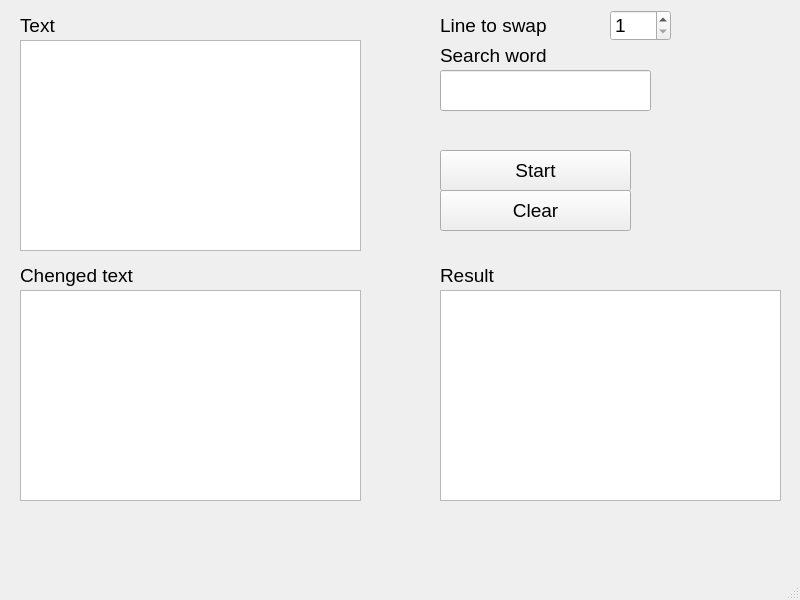
<?xml version="1.0" encoding="UTF-8"?>
<ui version="4.0">
 <class>MainWindow</class>
 <widget class="QMainWindow" name="MainWindow">
  <property name="geometry">
   <rect>
    <x>0</x>
    <y>0</y>
    <width>800</width>
    <height>600</height>
   </rect>
  </property>
  <property name="font">
   <font>
    <pointsize>14</pointsize>
   </font>
  </property>
  <property name="windowTitle">
   <string>MainWindow</string>
  </property>
  <widget class="QWidget" name="centralwidget">
   <widget class="QLabel" name="label">
    <property name="geometry">
     <rect>
      <x>20</x>
      <y>10</y>
      <width>161</width>
      <height>31</height>
     </rect>
    </property>
    <property name="text">
     <string>Text</string>
    </property>
   </widget>
   <widget class="QTextEdit" name="textEdit_text">
    <property name="geometry">
     <rect>
      <x>20</x>
      <y>40</y>
      <width>341</width>
      <height>211</height>
     </rect>
    </property>
   </widget>
   <widget class="QLineEdit" name="lineEdit_word">
    <property name="geometry">
     <rect>
      <x>440</x>
      <y>70</y>
      <width>211</width>
      <height>41</height>
     </rect>
    </property>
    <property name="readOnly">
     <bool>false</bool>
    </property>
   </widget>
   <widget class="QLabel" name="label_2">
    <property name="geometry">
     <rect>
      <x>440</x>
      <y>40</y>
      <width>161</width>
      <height>31</height>
     </rect>
    </property>
    <property name="text">
     <string>Search word</string>
    </property>
   </widget>
   <widget class="QLabel" name="label_3">
    <property name="geometry">
     <rect>
      <x>20</x>
      <y>260</y>
      <width>161</width>
      <height>31</height>
     </rect>
    </property>
    <property name="text">
     <string>Chenged text</string>
    </property>
   </widget>
   <widget class="QTextEdit" name="textEdit_change_text">
    <property name="geometry">
     <rect>
      <x>20</x>
      <y>290</y>
      <width>341</width>
      <height>211</height>
     </rect>
    </property>
    <property name="textInteractionFlags">
     <set>Qt::NoTextInteraction</set>
    </property>
   </widget>
   <widget class="QLabel" name="label_4">
    <property name="geometry">
     <rect>
      <x>440</x>
      <y>10</y>
      <width>161</width>
      <height>31</height>
     </rect>
    </property>
    <property name="text">
     <string>Line to swap</string>
    </property>
   </widget>
   <widget class="QSpinBox" name="spinBox_line_idx">
    <property name="geometry">
     <rect>
      <x>610</x>
      <y>10</y>
      <width>61</width>
      <height>31</height>
     </rect>
    </property>
    <property name="font">
     <font>
      <pointsize>14</pointsize>
     </font>
    </property>
    <property name="minimum">
     <number>1</number>
    </property>
    <property name="maximum">
     <number>1000000000</number>
    </property>
   </widget>
   <widget class="QLabel" name="label_5">
    <property name="geometry">
     <rect>
      <x>440</x>
      <y>260</y>
      <width>161</width>
      <height>31</height>
     </rect>
    </property>
    <property name="text">
     <string>Result</string>
    </property>
   </widget>
   <widget class="QTextEdit" name="textEdit_result">
    <property name="geometry">
     <rect>
      <x>440</x>
      <y>290</y>
      <width>341</width>
      <height>211</height>
     </rect>
    </property>
    <property name="textInteractionFlags">
     <set>Qt::NoTextInteraction</set>
    </property>
   </widget>
   <widget class="QPushButton" name="pushButton_start">
    <property name="geometry">
     <rect>
      <x>440</x>
      <y>150</y>
      <width>191</width>
      <height>41</height>
     </rect>
    </property>
    <property name="text">
     <string>Start</string>
    </property>
   </widget>
   <widget class="QPushButton" name="pushButton_clear">
    <property name="geometry">
     <rect>
      <x>440</x>
      <y>190</y>
      <width>191</width>
      <height>41</height>
     </rect>
    </property>
    <property name="text">
     <string>Clear</string>
    </property>
   </widget>
  </widget>
  <widget class="QMenuBar" name="menubar">
   <property name="geometry">
    <rect>
     <x>0</x>
     <y>0</y>
     <width>800</width>
     <height>36</height>
    </rect>
   </property>
  </widget>
  <widget class="QStatusBar" name="statusbar"/>
 </widget>
 <resources/>
 <connections/>
</ui>
